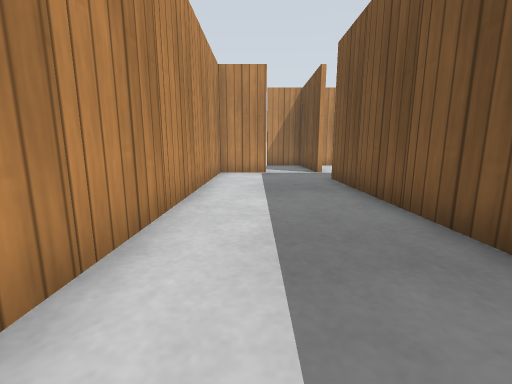
[1] (above)

24 first-person views from a walk through a robot-simulator world made for Gazebo. The camera is 0.5 m above the floor, tilts 10° down and sees 90° across. The floor is counted in squares, 0.5 m on a side. Each view is taken from the middle of a square. On the plan, view 1 faces up. The plan holds only what a view shows up to about 11 squares ahead; the rest is blank. Gazebo's built-in surfaces are drawn with simple patterns.

[2]
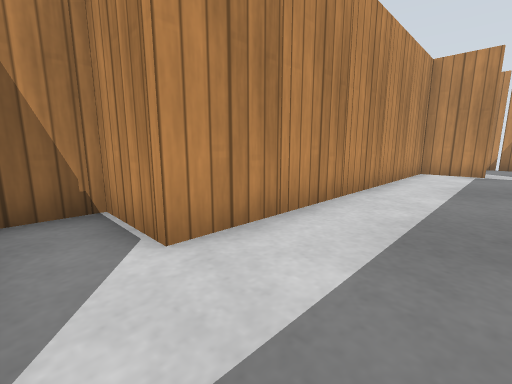

[3]
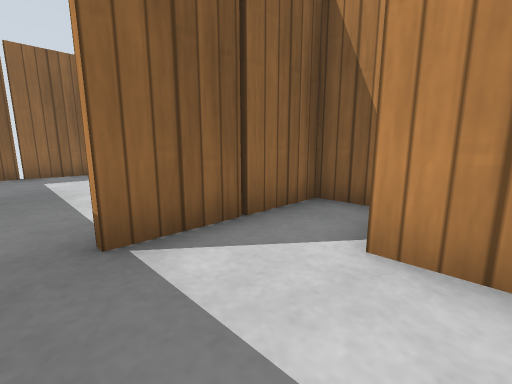

[4]
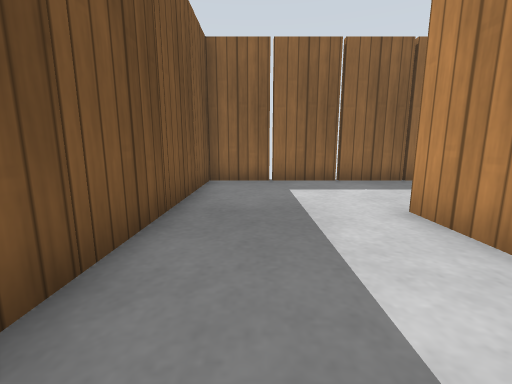

[5]
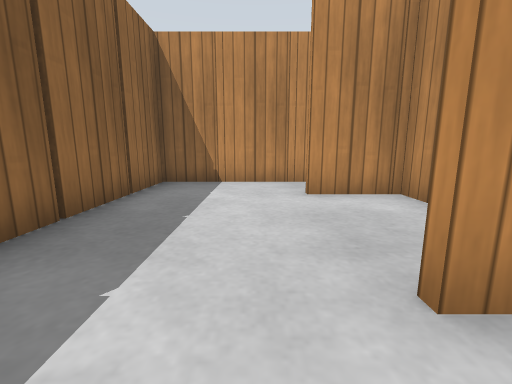

[6]
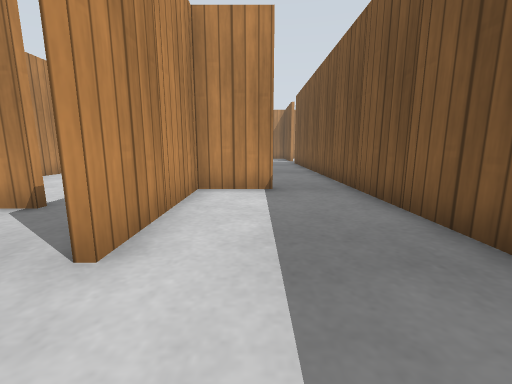

[7]
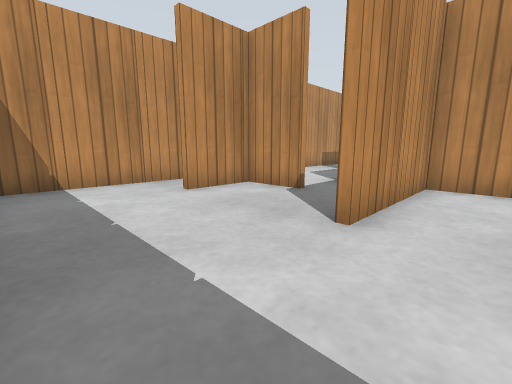

[8]
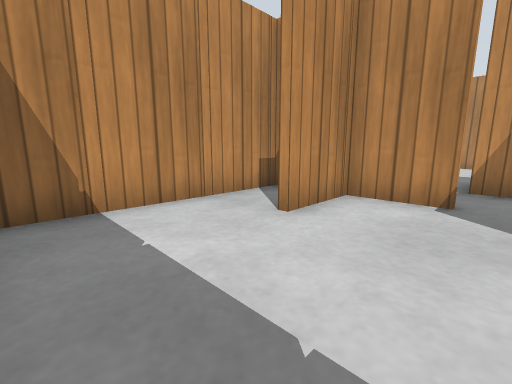

[9]
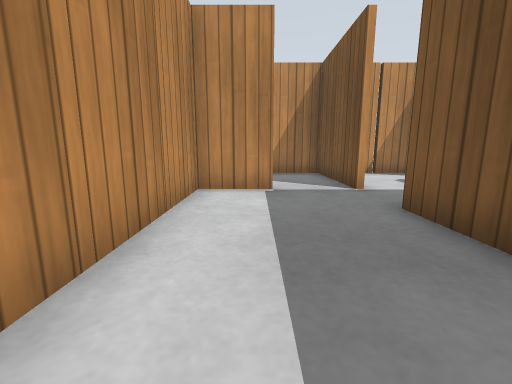

[10]
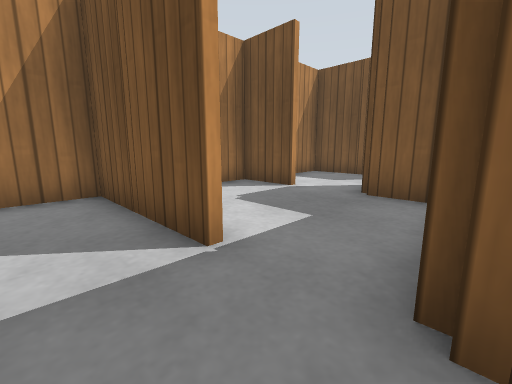

[11]
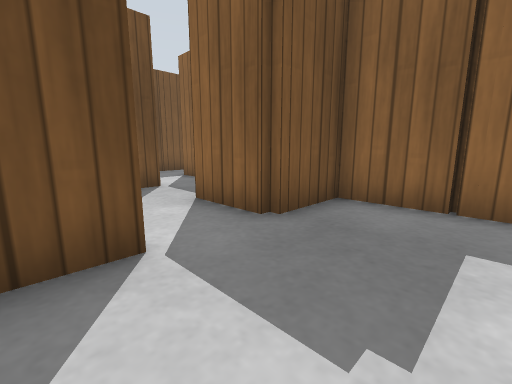

[12]
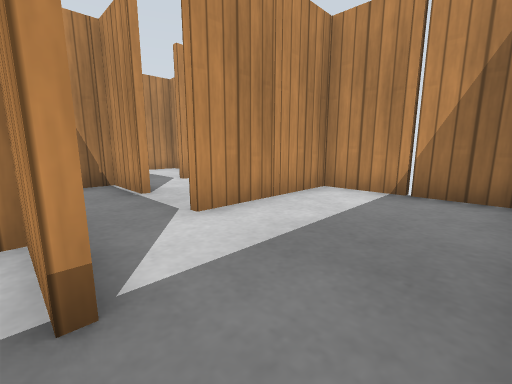

[13]
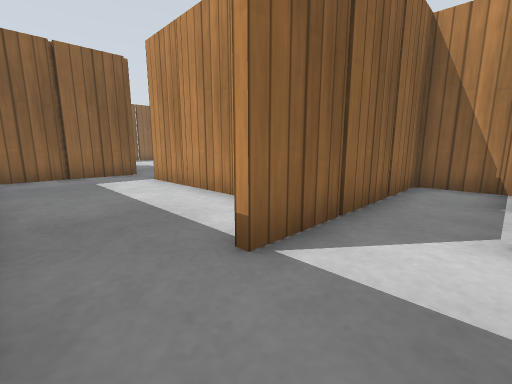

[14]
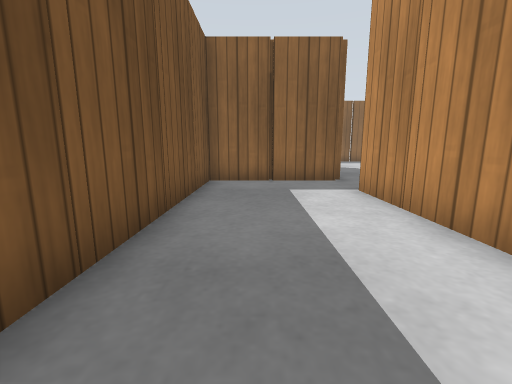

[15]
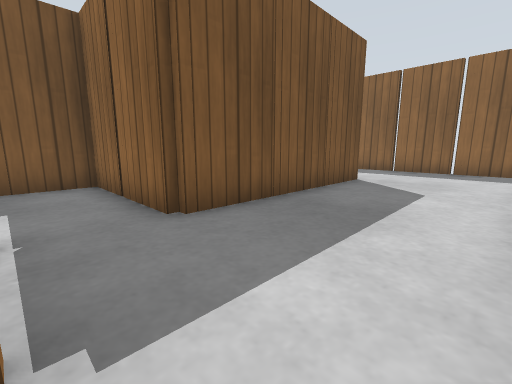

[16]
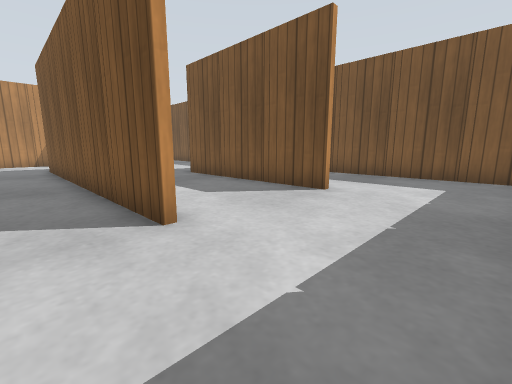

[17]
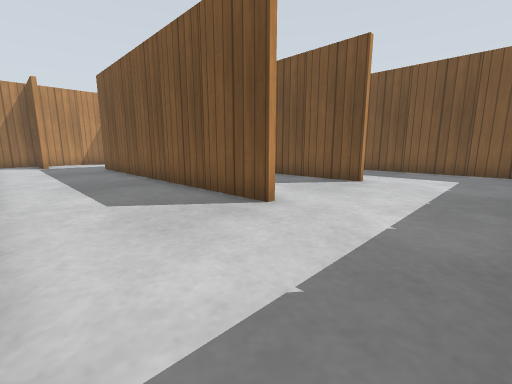

[18]
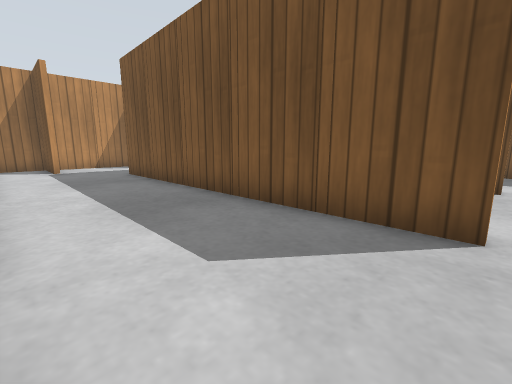

[19]
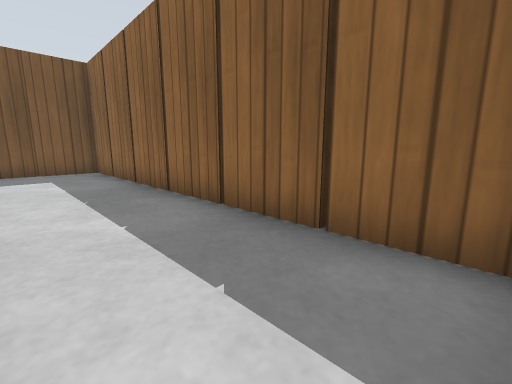

[20]
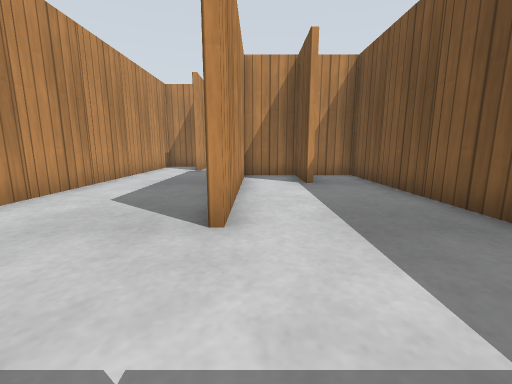

[21]
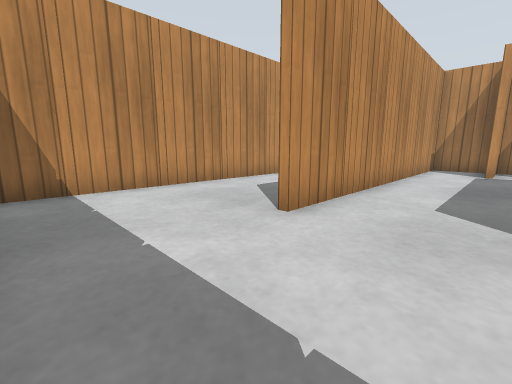

[22]
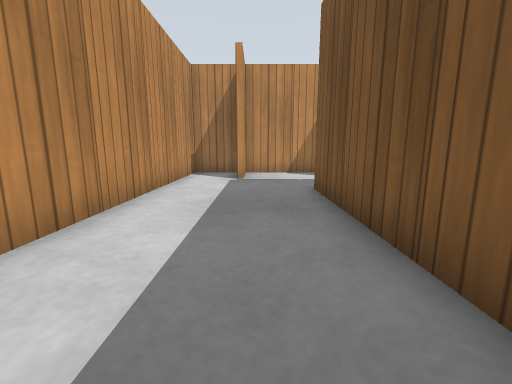

[23]
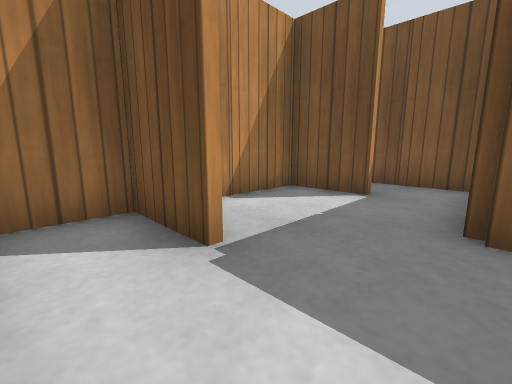

[24]
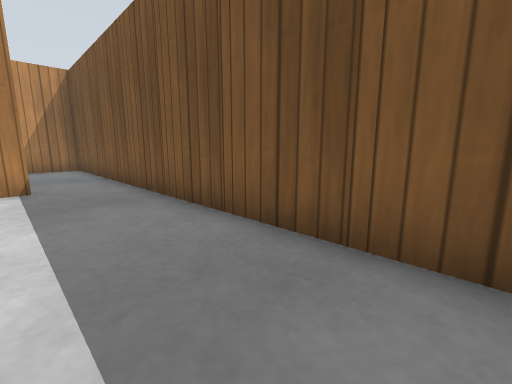

### Floor plan
Points are (right, up) in squares from view 1. A wall is a line through its corners. A room is listed if a view was taken in it or the views show most of it. See-through windows are left out.
Room 1 (views 1, 2, 3, 4, 5, 6, 7, 8, 9, 10, 11, 12, 13, 14, 15, 16, 17, 18, 19, 20, 21, 22, 23, 24)
walls: (2.6, 1.5) (2.6, 0.4); (2.6, 3.5) (2.6, 2.4); (6.6, 1.5) (6.6, 0.4); (6.6, 3.5) (6.6, 2.4); (6.6, -0.5) (6.6, -1.6); (2.6, 5.5) (2.6, 4.4); (4.4, 6) (4.4, 7.5); (2.6, -2.6) (2.6, -3.6); (8.6, 3.4) (8.6, 2); (6.6, -2.5) (6.6, -3.6); (4.6, 7.2) (4.6, 6); (0.5, -1.9) (-0.5, -1.9); (-1.4, 1.5) (-1.4, 0.1) (-3.4, 0.1) (-3.4, -1.7) (-2.4, -1.7); (-1.4, 3.5) (-1.4, 2.4); (2.6, 7.5) (2.6, 6.4); (-0.5, -1.7) (0.5, -1.7); (8.4, 6) (8.4, 7.5); (-1.4, 5.5) (-1.4, 4.4); (5.4, 8.3) (7.6, 8.3); (6.4, 8.2) (6.4, 10); (2.6, -4.5) (2.6, -5.6); (10.4, 4.5) (10.4, 6.9); (6.6, -4.5) (6.6, -6); (-1.4, -2.5) (-1.4, -3.6); (7.5, 8.1) (5.5, 8.1); (10.6, -0.6) (10.6, -1.6); (10.6, 5.6) (10.6, 2); (-1.4, 7.5) (-1.4, 6.4); (-2.9, -1.9) (-3.6, -1.9); (10.6, -2.6) (10.6, -3.6); (2.4, 10) (2.4, 13.9) (0.5, 13.9); (6.4, -6) (6.4, 4); (-1.4, -4.4) (-1.4, -6); (2.6, -6.5) (2.6, -7.6); (0.5, 10.1) (-0.5, 10.1); (7.4, 10.3) (8.5, 10.3); (-1.4, 9.5) (-1.4, 8.4); (10.6, -4.5) (10.6, -6); (8.5, 10.1) (6.6, 10.1) (6.6, 8.2); (12.4, -2) (12.4, -0.5); (-3.5, -3.9) (-4.5, -3.9); (13.4, 0.3) (14.4, 0.3) (14.4, 13.9) (12.5, 13.9); (11.5, 8.3) (12.5, 8.3); (10.4, -6) (10.4, 0); (10.4, 10) (10.4, 10.6); (6.4, 12) (6.4, 13.9) (4.5, 13.9); (12.5, 8.1) (11.5, 8.1); (2.6, -8.5) (2.6, -9.1); (-7.4, 1.5) (-7.4, 0.8); (-5.4, -4.5) (-5.4, -6); (10.6, 11.5) (10.6, 10); (2.9, -9.7) (14.4, -9.7) (14.4, 0.1) (13.4, 0.1); (10.4, 12.4) (10.4, 13.5); (-7.4, -4.5) (-7.4, -5.6); (10.6, 13.5) (10.6, 12.4); (10.5, 13.9) (9, 13.9); (-7.4, -6.5) (-7.4, -7.6); (-7.4, -8.4) (-7.4, -9.7) (2.4, -9.7) (2.4, 8)
objects: wooden post (-8, -8); wooden post (-8, -6); wooden post (-8, -4) to (-7, -4); wooden post (-6, -10); wooden post (-5, -4); wooden post (-4, -10); wooden post (-3, 0); wooden post (-2, -10); wooden post (-2, -4); wooden post (-2, -2); wooden post (-2, 2); wooden post (-2, 4); wooden post (-2, 6); wooden post (-2, 8); wooden post (-1, -2); wooden post (-1, 10); wooden post (0, -10); wooden post (0, 14); wooden post (2, -8); wooden post (2, -6); wooden post (2, -4); wooden post (2, -2); wooden post (2, 0); wooden post (2, 2); wooden post (2, 4); wooden post (2, 6); wooden post (2, 12); wooden post (3, 8); wooden post (4, -10); wooden post (4, 8); wooden post (4, 14); wooden post (5, 8); wooden post (6, -10); wooden post (6, -4); wooden post (6, -2); wooden post (6, 0); wooden post (6, 2); wooden post (7, 4); wooden post (7, 10); wooden post (8, -10); wooden post (8, 8); other object (9, 4); wooden post (9, 8); wooden post (10, -10); wooden post (10, -4); wooden post (10, -2); wooden post (10, 6); wooden post (10, 8); wooden post (10, 12); wooden post (11, 0); wooden post (11, 4); wooden post (11, 8); wooden post (12, -10); wooden post (12, 0); wooden post (12, 14); wooden post (13, 0); wooden post (15, -8); wooden post (15, -6); wooden post (15, -4); wooden post (15, -2); wooden post (15, 2); wooden post (15, 4); wooden post (15, 6); wooden post (15, 8); wooden post (15, 10); other object (15, 12)

Where each view was taken, in squares from view 1:
view 1: 0 up, 0 right, facing up
view 2: 1 down, 1 right, facing up-left
view 3: 1 up, 1 right, facing down-left
view 4: 2 down, 1 right, facing down
view 5: 7 down, 0 right, facing left
view 6: 8 down, 0 right, facing up
view 7: 9 down, 0 right, facing up-left
view 8: 9 down, 3 left, facing up-left
view 9: 4 up, 0 right, facing up
view 10: 8 up, 1 right, facing up-right
view 11: 13 up, 4 right, facing down-right
view 12: 8 up, 14 right, facing up-left
view 13: 10 up, 14 right, facing down-left
view 14: 8 up, 13 right, facing down
view 15: 2 up, 7 right, facing down-right
view 16: 9 down, 5 right, facing up-right
view 17: 9 down, 3 right, facing up-right
view 18: 6 down, 3 right, facing up-right
view 19: 7 down, 3 right, facing down-right
view 20: 9 down, 11 right, facing up
view 21: 9 down, 9 right, facing up-left
view 22: 2 down, 5 right, facing up
view 23: 4 up, 3 right, facing up-right
view 24: 1 up, 12 right, facing up-right
